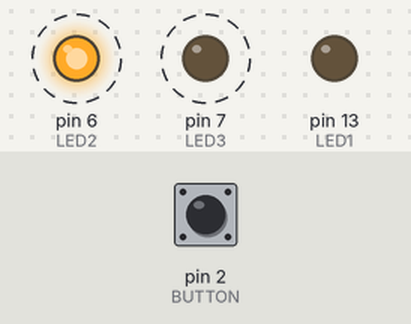
Simulated run of this sketch. Board: Arduino Uno, built with avr-gcc and run on an emulated ATmega328P. On the bench: output pins drawn as LEDs (lit = HIGH). Dashed ring = blinking. The inputs (shaded band) are chosen by the test bench; at power-on: pin 2 (BUTTON) HIGH.

Above: at 4.8 s.
4.9 s: pin 2 (BUTTON) pulled LOW for 2.35 s
At 5.6 s:
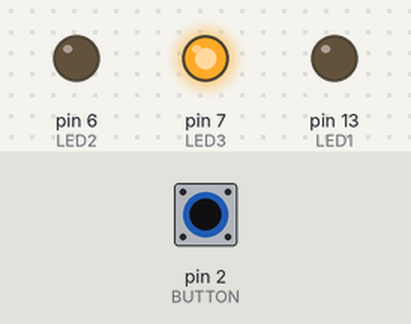
At 6.4 s:
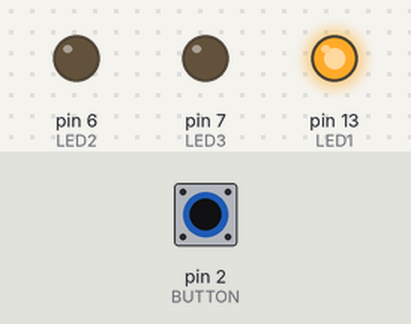
Timing chart, 0 to 14.7 s (numbered marks = the images above; inputs shaded):
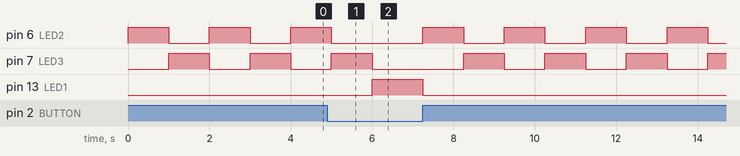

The sketch:

AC2_SI1D.ino
```cpp
/*
	JOAO VITOR PAULINO MARTINS RA: 1801021
	Tiago Beneteli Ultramari de Lima RA: 1800804
*/


int BUTTON = 2;
int LED1 = 13;
int LED2 = 6;
int LED3 = 7;

void setup()
{
  pinMode(LED1, OUTPUT);
  pinMode(LED2, OUTPUT);
  pinMode(LED3, OUTPUT);
  pinMode(BUTTON, INPUT);
}

void loop()
{
  int cont = digitalRead(BUTTON);

  if(cont != HIGH){
  	digitalWrite(LED1, HIGH);
    digitalWrite(LED2, LOW);
    digitalWrite(LED3, LOW);
  }else{
    digitalWrite(LED1, LOW);
    digitalWrite(LED2, HIGH);
    digitalWrite(LED3, LOW);
    delay(1000);
    digitalWrite(LED2, LOW);
    digitalWrite(LED3, HIGH);
    delay(1000);
  }
}
```

Measured:
- after the input at 4.9 s, pin 13 (LED1): LOW → HIGH after 1.1 s, → LOW 1.2 s later
- by itself, pin 6 (LED2): repeats every 2.0 s: HIGH 1.0 s, LOW 1.0 s
